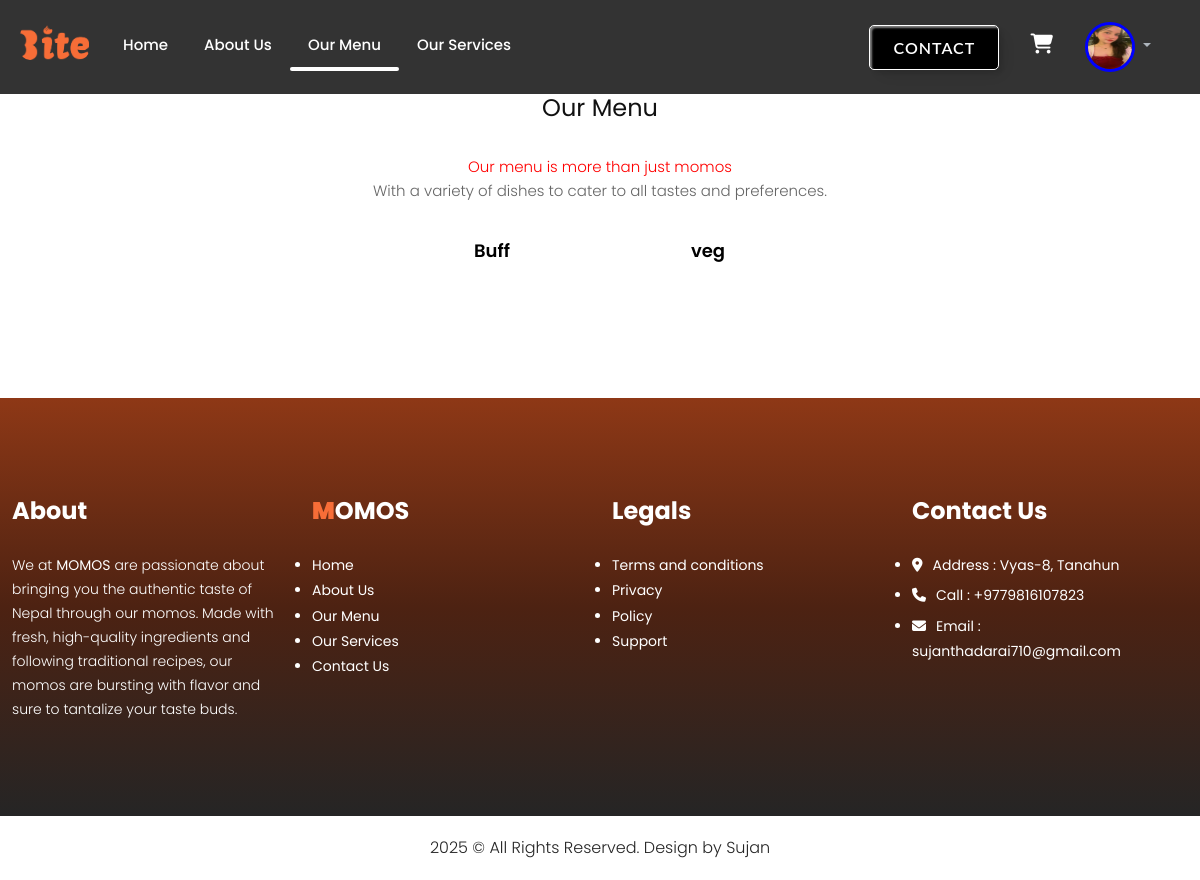
Page /menu/?category=7 (signed in) on the earlier database version.
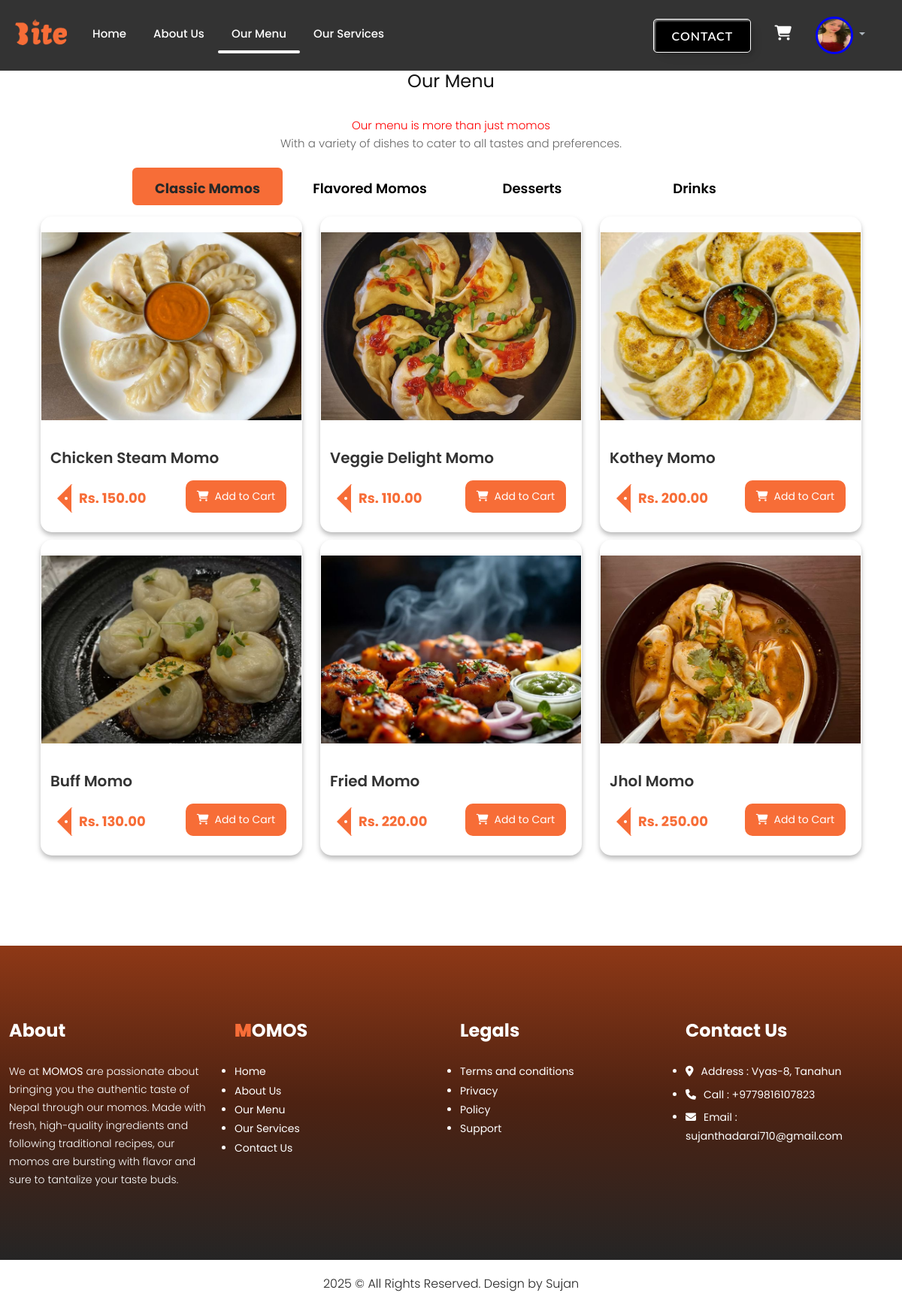
Same page on the later database version.
### accounts/models.py (models this page shows)
class Profile(models.Model):
    user=models.OneToOneField(User, on_delete=models.CASCADE,related_name='profile')
    profile_picture=models.ImageField(upload_to="profile_picture")
    bio=models.TextField()
    dob=models.DateField(null=True)
    phone=models.CharField(max_length=50)
    address=models.CharField(max_length=200)
    created_date=models.DateTimeField(auto_now_add=True)

### core/models.py (models this page shows, shortened)
class Category(models.Model):
    title=models.CharField(max_length=200)

class Momo(models.Model):
    name=models.CharField(max_length=200)
    category=models.ForeignKey(Category, on_delete=models.CASCADE)
    desc=models.TextField(blank=True)
    price=models.DecimalField(max_digits=8,decimal_places=2)
    image=models.ImageField(upload_to="images")

### core/views.py (the view)
# urls.py: path("menu/",menu, name="menu"),
@login_required(login_url='login')
def menu(request):
    category = Category.objects.all()             # get all categories
    cateid = request.GET.get('category')          # get selected category from URL
    if cateid:
        momo = Momo.objects.filter(category=cateid)  # filter momos by category
        selected_category = int(cateid)
    else:
        momo = Momo.objects.all()                    # show all momos if no category
        selected_category = None
    context = {
        'category': category,
        'momo': momo,
        'selected_category': selected_category,
    }
    return render(request, 'core/menu.html', context)

### core/templates/core/menu.html (shortened to what this page needs)
{% extends "core/base.html" %}
{% load static %}
{% block content %}
<div class="gallery_section layout_padding">
   <div class="container">
      <div class="row">
         <div class="col-sm-12 text-center">
            <h1 class="gallery_taital">Our Menu</h1>
            <p class="gallery_text">
               <span style="color:red">Our menu is more than just momos</span><br>
               With a variety of dishes to cater to all tastes and preferences.
            </p>
         </div>
      </div>
      <div class="menu-container text-center" style="margin-bottom:20px;">
         <ul class="tab-titles">
            {% for i in category %}
            <a href="?category={{i.id}}#menu">
               <li class="tab-links menu-title {% if selected_category == i.id %}active{% endif %}">
                  {{i.title}}
               </li>
            </a>
            {% endfor %}
         </ul>
      </div>
     <div class="container">
         <div class="row">
            {% for i in momo %}
            <div class="col-md-4 menu-item">
               <div class="menucard">
               <div class="row-md-4">
                  <p>
                     <img src="{{i.image.url}}">
                  </p>
               </div>
               <div class="row-md-1">
                  <span>{{i.name}}</span>
               </div>
                  <div class="card-cart">
                  <div class="card-price">Rs. {{i.price}}</div>
                  <button class="add-to-cart-btn">
                    <i class="fa-solid fa-cart-shopping" style="padding-right: 8px;"></i>Add to Cart
                  </button>
               </div>
            </div>
</div>
               {% endfor %}
            </div>
      </div>
   </div>
</div>
{% endblock content %}

### core/templates/core/base.html (shortened to what this page needs)
<!DOCTYPE html>
{% load static %}
<html lang="en">
<head>
   <link rel="stylesheet" href="https://cdnjs.cloudflare.com/ajax/libs/fancybox/2.1.5/jquery.fancybox.min.css"
      media="screen">
   <link rel="stylesheet" href="https://cdn.jsdelivr.net/npm/bootstrap@5.3.0/dist/css/bootstrap.min.css">
   <link rel="stylesheet" href="https://cdn.jsdelivr.net/npm/bootstrap@5.3.0/dist/js/bootstrap.bundle.min.js">
<link rel="stylesheet" href="//cdn.jsdelivr.net/npm/alertifyjs@1.14.0/build/css/alertify.min.css"/>
    <link href="https://unpkg.com/aos@2.3.1/dist/aos.css" rel="stylesheet">
   <link rel="stylesheet" href="{% static 'css/style.css' %}">
   <link rel="stylesheet" href="{% static 'css/s.css' %}">
</head>
<body>
   <nav class="navbar navbar-expand-lg new_navbar bg-transparent" data-bs-theme="dark">
      <div class="container-fluid nav-container">
        <a class="navbar-brand brand-logo" href="/">
  <img src="{% static 'images/Bbbite.png' %}" alt="Momos Logo">
</a>
         <div class="collapse navbar-collapse" id="navbarSupportedContent">
            <ul class="navbar-nav me-auto mb-2 mb-lg-0">
               <li class="nav-item  ">
                  <a class="nav-link" href="{%url 'index' %}">Home</a>
               </li>
               <li class="nav-item ">
                  <a class="nav-link" href="{% url 'about' %}">About Us</a>
               </li>
               <li class="nav-item {% if request.path == '/menu/' %}
               active_nav
               {% endif %} ">
                  <a class="nav-link" href="{% url 'menu' %}">Our Menu</a>
               </li>
               <li class="nav-item  ">
                  <a class="nav-link" href="{% url 'services' %}">Our Services</a>
               </li>
            </ul>
            <div class="nav-right">
            <a href="{% url 'contact' %}"><button class="custom-btn btn-1" style="height: 45px; ">Contact</button></a>
            <div class="d=flex gap-3 px-3">
               {% if request.user.is_authenticated %}
              <div class="dropdown">
             <a href="{% url 'cart' %}"><i class="fa-solid fa-cart-shopping" id="cart-btn"></i></a>
  <button class="btn dropdown-toggle" type="button" data-bs-toggle="dropdown" aria-expanded="false">
    {% if request.user.profile.profile_picture %}
    <img src="{{request.user.profile.profile_picture.url }}" style="height: 50px; width: 50px; border-radius: 50%; border: 3px solid blue;" alt="">
   {% else %}
   <img src="{% static 'images/avatar.png' %}" style="height: 50px; width: 50px; border-radius: 50%; border: 3px solid blue;" alt="">
   {% endif %}
  </button>
</div>
               {% else %}
                  <a href="{% url 'login' %}"><button class="auth_btn" >Login</button></a>
             <a href="{% url 'register' %}"><button class="auth_btn">Register</button></a>
               {% endif %}
            </div>
            </div>
         </div>
      </div>
   </nav>
{% block content %}
{% endblock content %}
    <div class="footer_section layout_padding">
      <div class="container-fluid">
         <div class="row">
            <div class="col-lg-3 col-sm-6">
               <h3 class="useful_text">About</h3>
               <p class="footer_text">We at <b style="font: bold;">MOMOS</b> are passionate about bringing you
                  the authentic taste of Nepal through our momos. Made with fresh, high-quality
                  ingredients and following traditional recipes,
                  our momos are bursting with flavor and sure to tantalize your taste buds. </p>
            </div>
            <div class="col-lg-3 col-sm-6">
               <h3 class="useful_text"><b style="color: #f76d37;">M</b>OMOS</h3>
               <div class="footer_menu">
                  <ul>
                     <li><a href="">Home</a></li>
                     <li><a href="">About Us</a></li>
                     <li><a href="">Our Menu</a></li>
                     <li><a href="">Our Services</a></li>
                     <li><a href="">Contact Us</a></li>
                  </ul>
               </div>
            </div>
            <div class="col-lg-3 col-sm-6">
               <h3 class="useful_text">Legals</h3>
               <div class="footer_menu">
                  <ul>
                     <li><a href="#">Terms and conditions</a></li>
                     <li><a href="#">Privacy</a></li>
                     <li><a href="#">Policy</a></li>
                     <li><a href="#">Support</a></li>
                  </ul>
               </div>
            </div>
            <div class="col-lg-3 col-sm-6">
               <h1 class="useful_text">Contact Us</h1>
               <div class="location_text">
                  <ul>
                     <li>
                        <a href="#">
                           <i class="fa fa-map-marker" aria-hidden="true"></i><span class="padding_left_10">Address :
                              Vyas-8, Tanahun</span>
                        </a>
                     </li>
                     <li>
                        <a href="tel:9816107823">
                           <i class="fa fa-phone" aria-hidden="true"></i><span class="padding_left_10">Call :
                              +9779816107823</span>
                        </a>
                     </li>
                     <li>
                        <a href="mailto:sujanthadarai710@gmail.com ">
                           <i class="fa fa-envelope" aria-hidden="true"></i><span class="padding_left_10">Email :
                              sujanthadarai710@gmail.com</span>
                        </a>
                     </li>
                  </ul>
               </div>
            </div>
         </div>
      </div>
   </div>
   <div class="copyright_section">
      <div class="container">
         <p class="copyright_text">2025 &copy; All Rights Reserved. Design by <a href="#">Sujan</a></p>
      </div>
   </div>
</body>
</html>

### core/static/css/style.css (style rules this page uses)
* { box-sizing: border-box !important; transition: ease all 0.5s; }
html { scroll-behavior: smooth; }
body { color: #666666; font-size: 14px; font-family: 'Poppins', sans-serif; line-height: 1.80857; font-weight: normal; overflow-x: hidden !important; margin: 0; padding: 0; }
a { color: #1f1f1f; text-decoration: none !important; outline: none !important; transition: all 0.3s ease-in-out; }
h1, h2, h3, h4, h5, h6 { letter-spacing: 0; font-weight: normal; position: relative; padding: 0 0 10px 0; line-height: normal; color: #111111; margin: 0; }
h1 { font-size: 24px; }
h3 { font-size: 18px; }
p { margin: 20px 0; font-weight: 300; font-size: 15px; line-height: 24px; }
img { max-width: 100%; height: auto; }
.layout_padding { padding: 90px 0; }
.new_navbar { padding: 15px 0; transition: all 0.3s ease; position: fixed; width: 100%; top: 0; z-index: 1000; background-color: rgba(0, 0, 0, 0.8) !important; }
.nav-container { padding: 0 20px; }
.brand-logo { font-size: 28px; font-weight: 700; color: white !important; }
.navbar-nav .nav-link { color: white !important; font-weight: 500; margin: 0 10px; position: relative; font-size: 15px; }
.custom-btn { padding: 8px 20px; border: none; font-size: 16px; color: #fff; border-radius: 5px; letter-spacing: 1px; font-weight: 600; text-transform: uppercase; cursor: pointer; transition: all 0.3s ease; outline: none; background: #f76d37; }
#cart-btn { font-size: 20px; color: white; padding-right:15px; }
.nav-right { display: flex; flex-direction: row; justify-content: center; align-items: center; gap: 15px; }
.tab-titles { display: flex; justify-content: center; margin-bottom: 15px; flex-wrap: wrap; list-style: none; padding: 0; }
.tab-links { padding: 10px 25px; margin: 0 10px; font-size: 18px; font-weight: 600; cursor: pointer; position: relative; border: none; background: none; }
.tab-links::after { content: ''; width: 0; height: 3px; background: #ffffff; position: absolute; left: 0; bottom: -5px; transition: width 0.3s; }
.tab-links.active { color: #282828; }
.menu-item { background-color: white; border-radius: 2px solid #000000; margin-bottom: 30px; text-align: left; }
.menu-item img { width: 100%; height: 250px; object-fit: cover; transition: transform 0.3s ease; }
.menu-item span { font-size: 20px; font-weight: 600; color: #333; border: none; }
.card-price { font-size: 18px; color: #f76d37; font-weight: 700; margin-top: 5px; }
.footer_section { width: 100%; float: left; background: linear-gradient(to bottom,#8e3816,#4d2212,#252525) !important; height: auto; padding: 95px 0px; }
.useful_text { width: 100%; font-size: 24px; color: white; margin-bottom: 15px; font-weight: bold; }
.footer_text { width: 100%; float: left; font-size: 14px; color:white; margin: 0px; }
.footer_menu { width: 100%; float: left; }
.footer_menu ul { margin: 0px; padding: 0px; }
.footer_menu li { font-size: 14px; color: #ffffff; }
.footer_menu li a { color: #ffffff; }
.location_text { width: 100%; float: left; }
.location_text ul { margin: 0px; padding: 0px; }
.location_text li { font-size: 14px; color: #ffffff; padding: 0px 0px 5px 0px; }
.location_text li a { color: #ffffff; }
.padding_left_10 { padding-left: 10px; }
.copyright_section { width: 100%; float: left; background-color: #ffffff; height: auto; }
.copyright_text { width: 100%; float: left; font-size: 16px; color: #252525; text-align: center; margin-left: 0px; }
.copyright_text a { color: #252525; }

### core/templates/core/base.html (style rules this page uses)
.active_nav { position: relative; color: white; font-weight: bold; padding-bottom: 5px; text-decoration: none; }
.active_nav::after { content: ''; position: absolute; left: 0; bottom: 0; height: 4px; width: 100%; background-color: #ffffff; border-radius: 2px; }
.brand-logo img { height: 35px; border-radius: 10px; position: relative; top: -5px; }

Differences in the rows shown:
removed Category: title "Buff"
removed Category: title "veg"
added Category: title "Classic Momos"
added Category: title "Flavored Momos"
added Category: title "Desserts"
added Category: title "Drinks"
added Momo: image (picture), name "Chicken Steam Momo", price "150.00"
added Momo: image (picture), name "Veggie Delight Momo", price "110.00"
added Momo: image (picture), name "Kothey Momo", price "200.00"
added Momo: image (picture), name "Buff Momo", price "130.00"
added Momo: image (picture), name "Fried Momo", price "220.00"
added Momo: image (picture), name "Jhol Momo", price "250.00"
